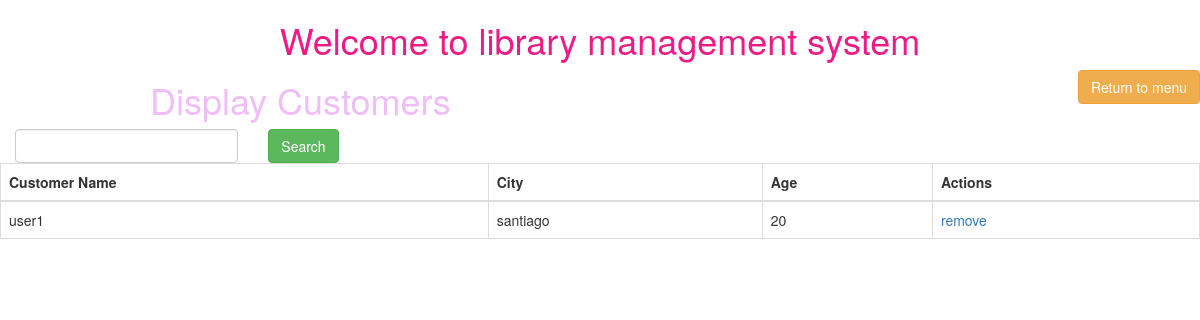
/management/display-customers/ (signed in), run on the app's committed database.
### management/models.py (models this page shows, shortened)
class Customers(models.Model):
    id = models.AutoField(db_column="id", primary_key=True)
    name = models.CharField(max_length=200)
    city = models.CharField(max_length=200)
    age = models.IntegerField()

### management/views.py (the view)
# urls.py: path('display-customers/', display_customers, name="display_customers"),
@login_required(login_url='/accounts/login/')
def display_customers(request):
    query = request.GET.get('query',None)
    if query:
        customers = Customers.objects.filter(name__icontains=query)
    else:
        customers = Customers.objects.all()
    context={'customers':customers}
    html_template = loader.get_template('display_customers.html')
    return HttpResponse(html_template.render(context, request))

### management/templates/display_customers.html (shortened to what this page needs)
{%extends 'base.html' %} {%block title%} Display Customers {%endblock%}
 {%block h1%} Display Customers {%endblock%}
  {%block content%}
{%if not customers%}
<p>There are no customers.</p>
{%else%}
<div class="row">
  <div class="col-md-4 float-right">
  <form class="form-group" method="get">
  <div class="col-md-8">
    <input class="form-control" type="text" name="query" id="query">
  </div>
  <div class="col-md-4">
    <button class="btn btn-success" type="submit">Search</button>
  </div>
</form>
</div>
</div>
<table class="table table-bordered">
  <thead>
    <tr>
      <th>Customer Name</th>
      <th>City</th>
      <th>Age</th>
      <th>Actions</th>
    </tr>
  </thead>
  <tbody>
    {%for customer in customers%}
    <tr>
      <td>
        {{customer.name}}
      </td>
      <td>{{customer.city}}</td>
      <td>
        {{customer.age}}
      </td>
      <td>
        <a href="{%url 'remove_customer' customer.id%}">remove</a>
      </td>
    </tr>
    {%endfor%}
  </tbody>
</table>
{%endif%}
  {%endblock%}

### management/templates/base.html (style rules this page uses)
body, html { height: 100%; }
.bg { background-image: url("https://img.freepik.com/free-photo/book-library-with-open-textbook_1150-5920.jpg"); height: 100%; background-position: center; background-repeat: no-repeat; background-size: cover; }
input { max-width: 20em }

### data on the page
Customers: name "user1", city "santiago", age "20"
